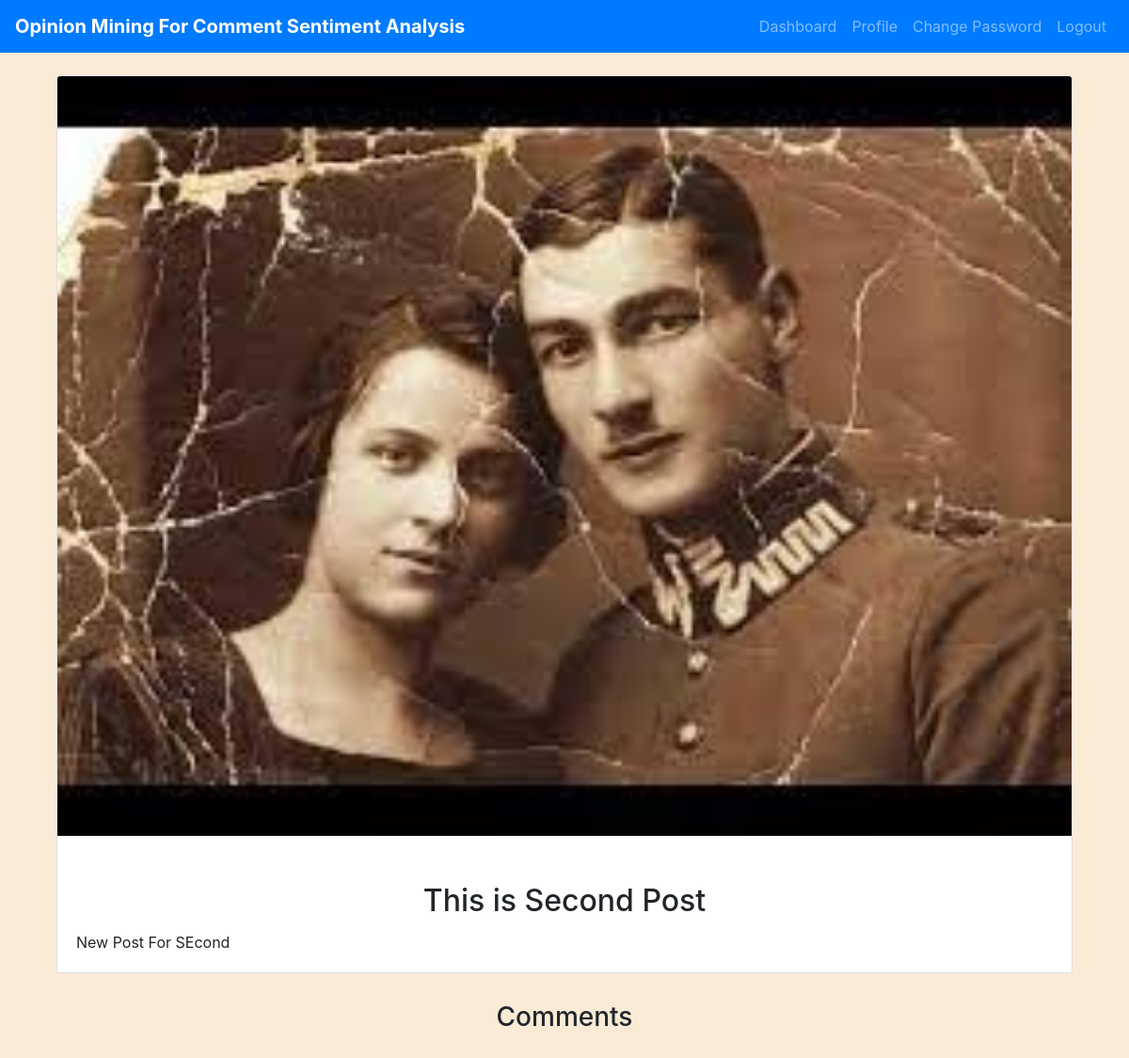
/view-comments/2/ (signed in), run on an earlier commit of the app's database.
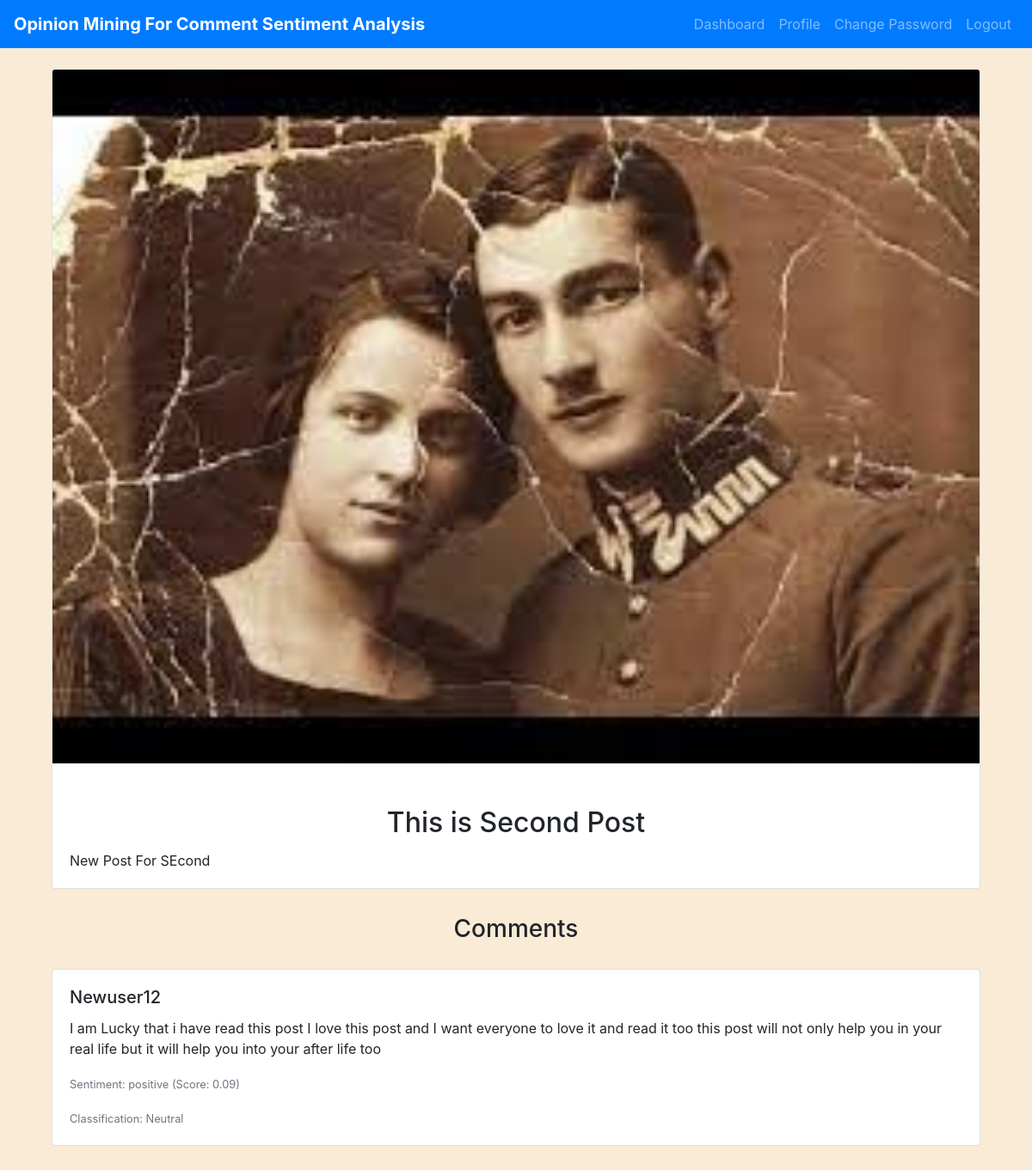
And on a later commit of the database.
### myapp/models.py (models this page shows, shortened)
class Comments(models.Model):
    user = models.ForeignKey(User, on_delete=models.CASCADE)
    post = models.ForeignKey(Post, on_delete=models.CASCADE)
    comment_text = models.TextField()
    comment_date = models.DateTimeField(auto_now_add=True)
    sentiment_score = models.DecimalField(max_digits=5, decimal_places=2, blank=True, null=True)
    sentiment_label = models.CharField(max_length=20, blank=True, null=True)

### myapp/views.py (the view)
# urls.py: path('view-comments/<int:post_id>/', views.view_comments, name='view_comments'),
@login_required
def view_comments(request, post_id):
    post = get_object_or_404(Post, id=post_id)
    comments = Comments.objects.filter(post=post)
    return render(request, 'view_comments.html', {'post': post, 'comments': comments})

### templates/view_comments.html (shortened to what this page needs)
{% extends "base.html" %}
{% block content %}
    <div class="container mt-4">
        <div class="card">
            {% if post.post_picture %}
                <img class="card-img-top" src="{{ post.post_picture.url }}" alt="Post image">
            {% endif %}
            <div class="card-body">
                <h2 class="card-title">{{ post.topic }}</h2>
                <p class="card-text">{{ post.post_content }}</p>
            </div>
        </div>
        <div class="mt-4">
            <h3>Comments</h3>
            {% for comment in comments %}
                <div class="card mb-3">
                    <div class="card-body">
                        <h5 class="card-title">{{ comment.user.username }}</h5>
                        <p class="card-text">{{ comment.comment_text }}</p>
                        <p class="card-text">
                            <small class="text-muted">Sentiment: {{ comment.sentiment_label }} (Score: {{ comment.sentiment_score }})</small>
                        </p>
                        <p class="card-text">
                            <small class="text-muted">
                                Classification:
                                {% if comment.sentiment_label == 'positive' and comment.sentiment_score >= 0.75 %}
                                    Good
                                {% elif comment.sentiment_label == 'negative' and comment.sentiment_score <= -0.75 %}
                                    Worst
                                {% elif comment.sentiment_label == 'negative' %}
                                    Bad
                                {% else %}
                                    Neutral
                                {% endif %}
                            </small>
                        </p>
                    </div>
                </div>
            {% endfor %}
        </div>
    </div>
{% endblock %}

What changed in the data, as far as the page shows it:
added Comments: user.username "Newuser12", comment_text "I am Lucky that i have read this post I love this post and I want everyone to love it and read it too this post will not only help you in your real life but it will help you into your after life too", sentiment_label "positive", sentiment_score "0.09", shows "Neutral"
